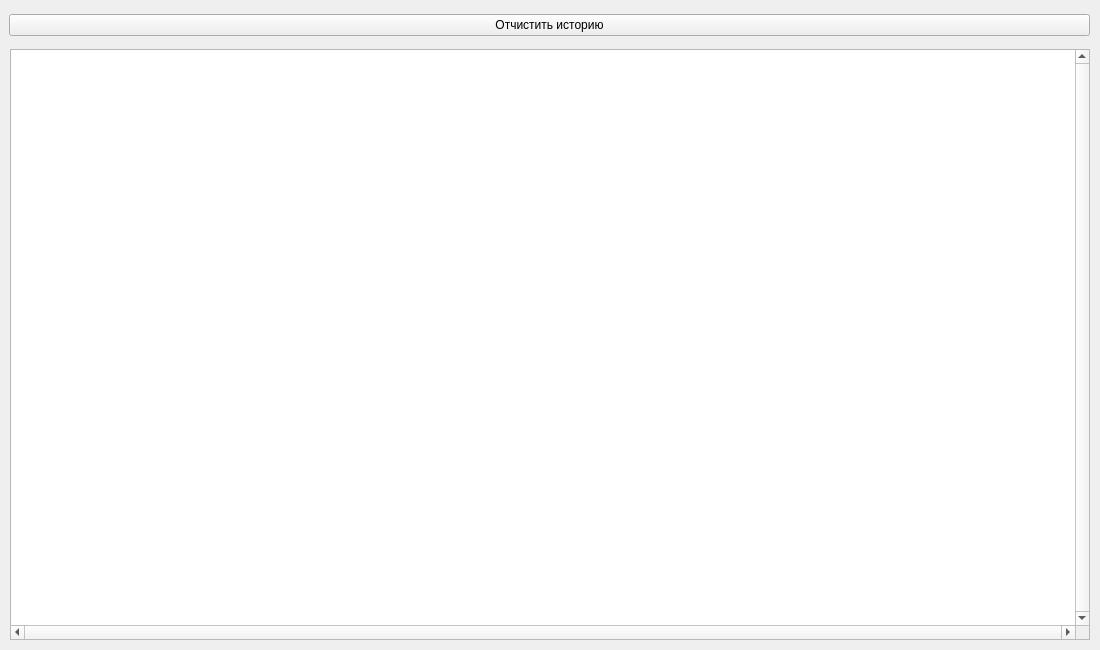
<?xml version="1.0" encoding="UTF-8"?>
<ui version="4.0">
 <class>MainWindow</class>
 <widget class="QMainWindow" name="MainWindow">
  <property name="geometry">
   <rect>
    <x>0</x>
    <y>0</y>
    <width>1100</width>
    <height>650</height>
   </rect>
  </property>
  <property name="windowTitle">
   <string>History</string>
  </property>
  <widget class="QWidget" name="centralwidget">
   <widget class="QTableWidget" name="HistoryTable">
    <property name="geometry">
     <rect>
      <x>10</x>
      <y>49</y>
      <width>1080</width>
      <height>591</height>
     </rect>
    </property>
    <property name="verticalScrollBarPolicy">
     <enum>Qt::ScrollBarAlwaysOn</enum>
    </property>
    <property name="horizontalScrollBarPolicy">
     <enum>Qt::ScrollBarAlwaysOn</enum>
    </property>
    <property name="tabKeyNavigation">
     <bool>true</bool>
    </property>
   </widget>
   <widget class="QWidget" name="verticalLayoutWidget">
    <property name="geometry">
     <rect>
      <x>9</x>
      <y>0</y>
      <width>1081</width>
      <height>51</height>
     </rect>
    </property>
    <layout class="QVBoxLayout" name="verticalLayout_2">
     <item>
      <widget class="QPushButton" name="clearHistory">
       <property name="text">
        <string>Отчистить историю</string>
       </property>
      </widget>
     </item>
    </layout>
   </widget>
  </widget>
 </widget>
 <resources/>
 <connections/>
</ui>
